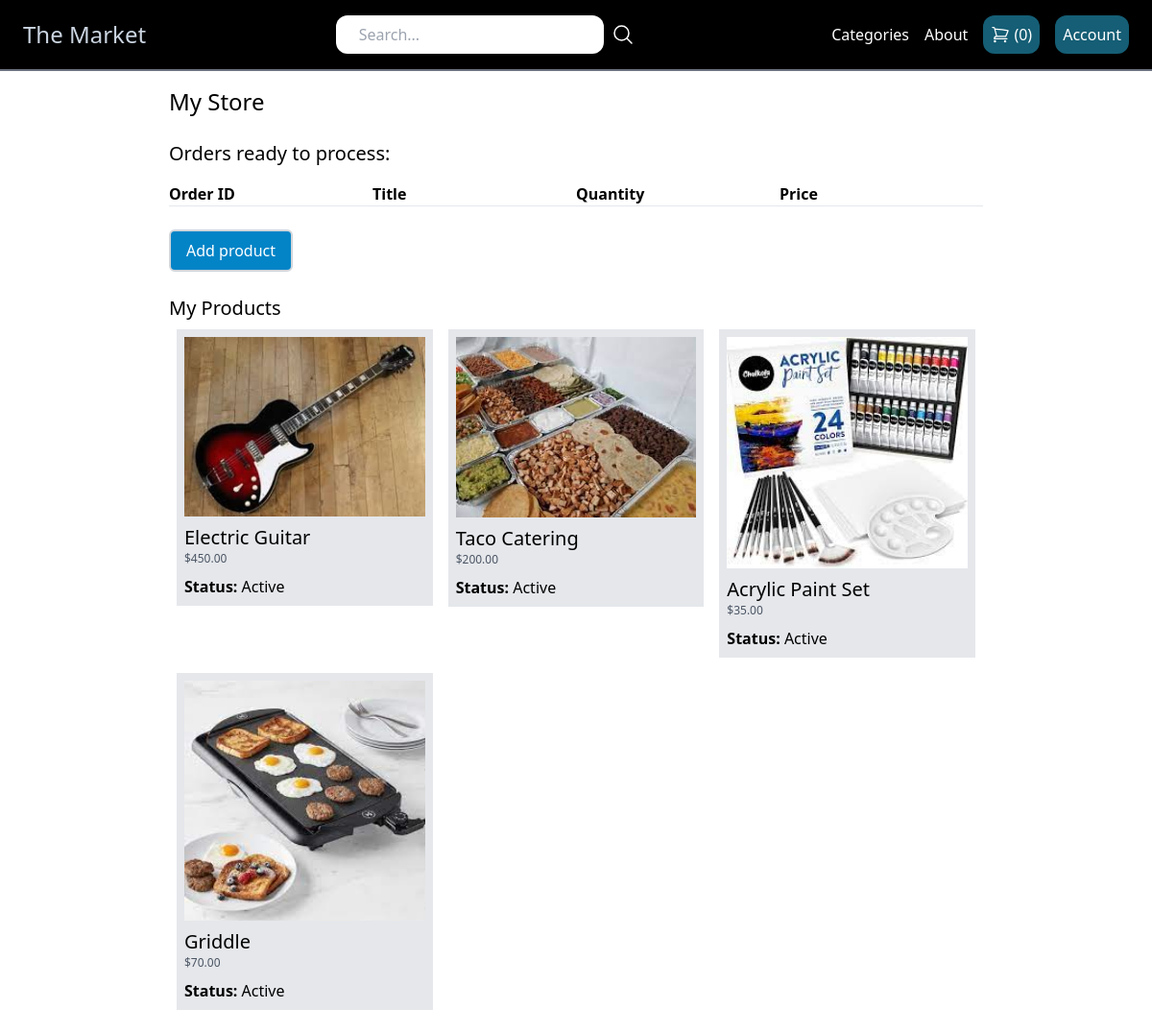
/my-store/ (signed in), run on the app's committed database.
### store/models.py (models this page shows, shortened)
class Product(models.Model):
    DRAFT = "draft"
    WAITING_APPROVAL = "waitingapproval"
    ACTIVE = "active"
    DELETED = "deleted"
    STATUS_CHOICES = (
        (DRAFT, "Draft"),
        (WAITING_APPROVAL, "Waiting Approval"),
        (ACTIVE, "Active"),
        (DELETED, "Deleted")
    )
    user = models.ForeignKey(User, related_name="products", on_delete=models.CASCADE)
    category = models.ForeignKey(Category, related_name="products", on_delete=models.CASCADE)
    title = models.CharField(max_length=50)
    slug = models.SlugField(max_length=50)
    description = models.TextField(blank=True)
    price = models.IntegerField()
    image = models.ImageField(upload_to="uploads/product_images/", blank=True, null=True)
    thumbnail = models.ImageField(upload_to='uploads/product_images/thumbnail/', blank=True, null=True)
    created_at = models.DateTimeField(auto_now_add=True)
    updated_at = models.DateTimeField(auto_now=True)
    status = models.CharField(max_length=50, choices=STATUS_CHOICES, default=ACTIVE)
    class Meta:
        ordering = ["-created_at"]
    def get_display_price(self):
        return "${:.2f}".format(self.price)

### userprofile/views.py (the view)
# urls.py: path('my-store/', views.my_store, name='my_store'),
@login_required
def my_store(request):
    products = request.user.products.exclude(status=Product.DELETED)
    order_items = OrderItem.objects.filter(product__user=request.user)
    return render(request, "userprofile/my_store.html", {
        "products": products,
        "order_items": order_items
    })

### store/cart.py (called while the page is built)
    def __len__(self):
        return sum(item['quantity'] for item in self.cart.values())

### store/context_processors.py (called while the page is built)
def cart(request):
    return {'cart': Cart(request)}

### store/templatetags/menu.py (called while the page is built)
@register.inclusion_tag('core/menu.html')
def menu():
    categories = Category.objects.all()
    return {'categories': categories}

### userprofile/templates/userprofile/my_store.html (shortened to what this page needs)
{% extends 'core/base.html' %}
{% block content %}
    <h2 class="text-2xl">
        My Store
    </h2>
    <div>
        <h2 class="mt-6 mb-4 text-xl"> Orders ready to process: </h2>
        <div class="flex flex-wrap">
            <div class="w-1/4">
                <strong> Order ID </strong>
            </div>
            <div class="w-1/4">
                <strong> Title </strong>
            </div>
            <div class="w-1/4">
                <strong> Quantity </strong>
            </div>
            <div class="w-1/4">
                <strong> Price </strong>
            </div>
        </div>
    <hr>
    </div>
    <a href="{% url 'add_product' %}" class="mt-6 inline-block border-2 border-gray-300 bg-sky-600 text-white px-4 py-2 rounded-md hover:bg-sky-700">Add product</a>
    <h2 class="text-xl mt-6">My Products</h2>
    {% if products %}
        <div class="flex flex-wrap ">
            {% for product in products %}
                <div class="product w-1/3 p-2">
                    <div class="bg-gray-200 py-2 px-2">
                        <a href="{% url 'edit_product' product.id %}">
                            {% if product.image %}
                                <div class="image mb-2">
                                    <img src="{{ product.image.url }}" alt="Image of {{ product.title }}" class="w-full">
                                </div>
                            {% endif %}
                            <h2 class="text-xl">{{ product.title }}</h2>
                            <p class="text-xs text-gray-600"> {{ product.get_display_price }}</p>
                            <hr class="my-1">
                            <p><strong>Status: </strong> {{ product.get_status_display }} </p>
                        </a>
                    </div>
                </div>
            {% endfor %}
        </div>
    {% else %}
        <p class="mt-2 py-4 px-8 bg-gray-200">No products found</p>
    {% endif %}
{% endblock %}

### data on the page
Product: image (picture), title "Electric Guitar", get_display_price "$450.00", status "Active"
Product: image (picture), title "Taco Catering", get_display_price "$200.00", status "Active"
Product: image (picture), title "Acrylic Paint Set", get_display_price "$35.00", status "Active"
Product: image (picture), title "Griddle", get_display_price "$70.00", status "Active"

### other printed values
{{ cart|length }} "0"
